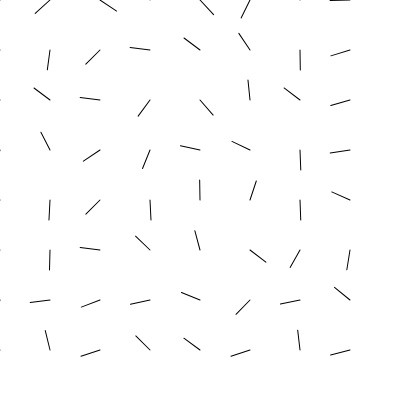
Frame 1 (no input)
Frame 60 (no input): identical to frame 1, image omitted
Frame 120 (the mouse pressed at the canvas centre since frame 60): identical to frame 1, image omitted

The p5.js sketch that drew this single still picture (run headless with seeded random() and noise() and a simulated clock; from frame 60 on, the mouse is pressed at the canvas centre):

// p5.js sketch
// ── sketch.js
let can; let canw = 400; let canh = 400;
let tileW = 50, tileH = 50;

let tiles = {}
function setup() {
    can = createCanvas(canh, canw)
    frameRate(60)
    let field = genFlowField(canw, canh, tileW, tileH)
}

function genFlowField(mapw, maph, tw, th) {
    let nRows = floor(maph / th);
    let nCols = floor(mapw / tw);
    let nTiles = nRows * nCols;
    let result = new Array(nTiles);
    for (let r = 0; r < nRows; r++) {
        for (let c = 0; c<nCols; c++){
            let ang = noise(r,c,0) * TWO_PI;
            let dir = p5.Vector.fromAngle(ang)
            result[r * nCols + c] = noise(r,c,0)
            push()
            translate(c * tw, r * th)
            rotate(dir.heading()); // "heading" in a dir
            stroke(0)
            line(0, 0, 20, 0)
            pop()
            // rect(r*tileW, c*tileH, tileW, tileH);
        }
    }
    return result;
}

function draw() {
}
